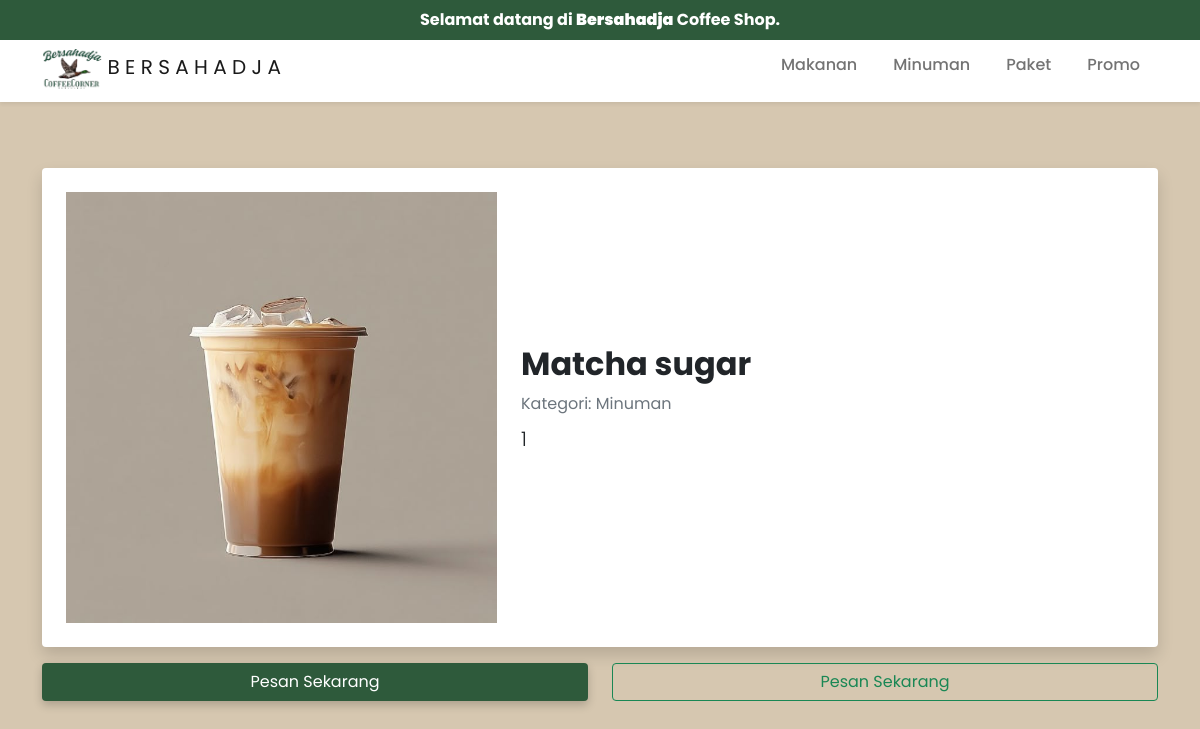
Page /menu/detailmenu/2 on the committed database.
### tables this page shows
CREATE TABLE `produk` (
  `id_produk` bigint(100) NOT NULL,
  `nama_produk` varchar(255) DEFAULT NULL,
  `id_kategori` bigint(100) NOT NULL,
  `harga_produk` varchar(255) DEFAULT NULL,
  `status_produk` enum('Tersedia','Kosong') NOT NULL DEFAULT 'Tersedia',
  `gambar_produk` varchar(255) DEFAULT NULL,
  `keterangan_produk` longtext DEFAULT NULL
);

CREATE TABLE `kategori` (
  `id_kategori` bigint(100) NOT NULL,
  `nama_kategori` varchar(255) DEFAULT NULL
);

### application/controllers/Menu.php (called while the page is built, shortened)
<?php
class Menu extends CI_Controller
{
	public function __construct()
	{
		$this->load->library('form_validation');
		$this->load->model('Produk_model');
		$this->load->model('Kategori_model');
		$this->load->model('Menu_model');
	}
	public function detailmenu($id)
	{
		$data['detail_menu'] = $this->Menu_model->get_menu_by_id($id);
		$data['menu'] = $this->Menu_model->get_all_produk();
		$data['cart'] = $this->session->userdata('cart') ?? [];
    	$data['total'] = $this->calculate_total();
		$this->load->view('member/detailmenu_view', $data);
	}
	private function calculate_total()
	{
		$cart = $this->session->userdata('cart') ?? [];
		return array_sum(array_column($cart, 'subtotal'));
	}
}

### index.php (called while the page is built, shortened)
<?php
require_once BASEPATH.'core/CodeIgniter.php';

### application/models/Menu_model.php (called while the page is built, shortened)
<?php
class Menu_model extends CI_Model
{
	public function get_all_produk()
	{
		$this->db->select('produk.*, kategori.nama_kategori');
		$this->db->from('produk');
		$this->db->join('kategori', 'produk.id_kategori = kategori.id_kategori', 'left');
		$query = $this->db->get();
		return $query->result_array();
	}
	public function get_menu_by_id($id)
	{
	    $this->db->select('produk.*, kategori.nama_kategori');
	    $this->db->from('produk');
	    $this->db->join('kategori', 'produk.id_kategori = kategori.id_kategori', 'left');
	    $this->db->where('produk.id_produk', $id);
	    $query = $this->db->get();
	    return $query->result_array();
	}
}

### application/views/member/detailmenu_view.php (the view, shortened to what this page needs)
<!DOCTYPE html>
<html>
<head>
	<link href="https://cdn.jsdelivr.net/npm/bootstrap@5.0.2/dist/css/bootstrap.min.css" rel="stylesheet">
	<link rel="stylesheet" href="<?= base_url('assets/css/menu.css') ?>">
</head>
<body>
	<div class="container py-5">
		<?php foreach ($detail_menu as $dm): ?>
			<div class="bg-white rounded shadow p-4">
				<div class="row align-items-center g-4">
					<div class="col-12 col-md-5 text-center">
						<img src="<?= base_url('assets/foto/' . $dm['gambar_produk']); ?>" class="img-fluid" alt="<?= $dm['nama_produk'] ?>">
					</div>
					<div class="col-12 col-md-7">
						<h2 class="fw-bold"><?= $dm['nama_produk'] ?></h2>
						<p class="text-muted mb-2">Kategori: <?= $dm['nama_kategori'] ?></p>
						<p class="lead"><?= $dm['keterangan_produk'] ?></p>
					</div>
				</div>
			</div>
			<div class="row">
				<div class="col-6 mt-3">
					<a href="<?= base_url('member/produk/transaksi_add/' . $dm['id_produk']) ?>" class="btn btn-pesan w-100">
						Pesan Sekarang
					</a>
				</div>
				<div class="col-6 mt-3">
					<form method="post" action="<?= base_url('menu/cart_add'); ?>">
						<button type="submit" class="btn btn-outline-success w-100">Pesan Sekarang</button>
					</form>
				</div>
			</div>
		<?php endforeach; ?>
	</div>
</body>
</html>

### assets/css/menu.css (style rules this page uses)
:root { --warna-hijau: #2E5A3B; --warna-coklat: #D6C7B0; --warna-hitam: #1C1C1C; }
body { font-family: Poppins; background-color: var(--warna-coklat); }
.btn-pesan { background-color: #2E5A3b; color: white; box-shadow: 0 4px 10px rgba(0, 0, 0, 0.2); }

### application/views/member/template/header.php (style rules this page uses)
body { padding-top: 120px; }

### rows in the picture
produk: gambar_produk (picture), nama_produk "Matcha sugar", id_kategori.nama_kategori "Minuman", keterangan_produk "1"
